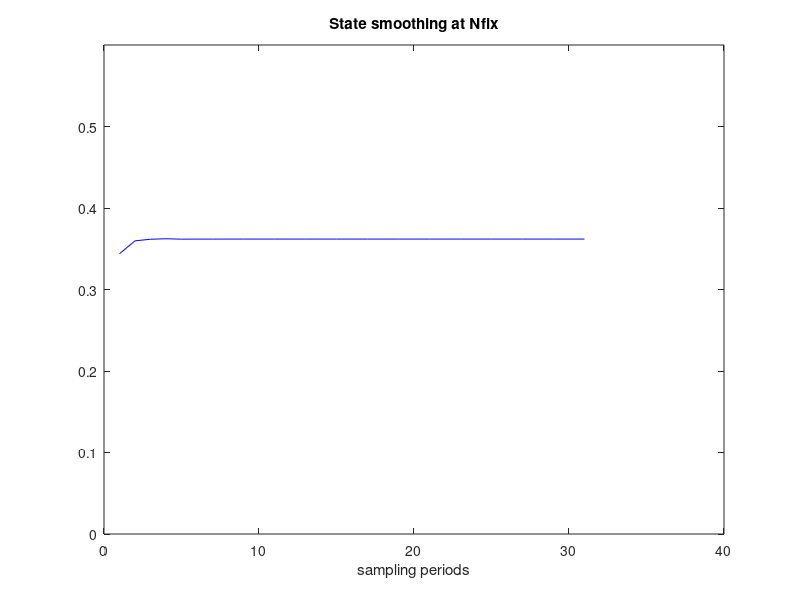
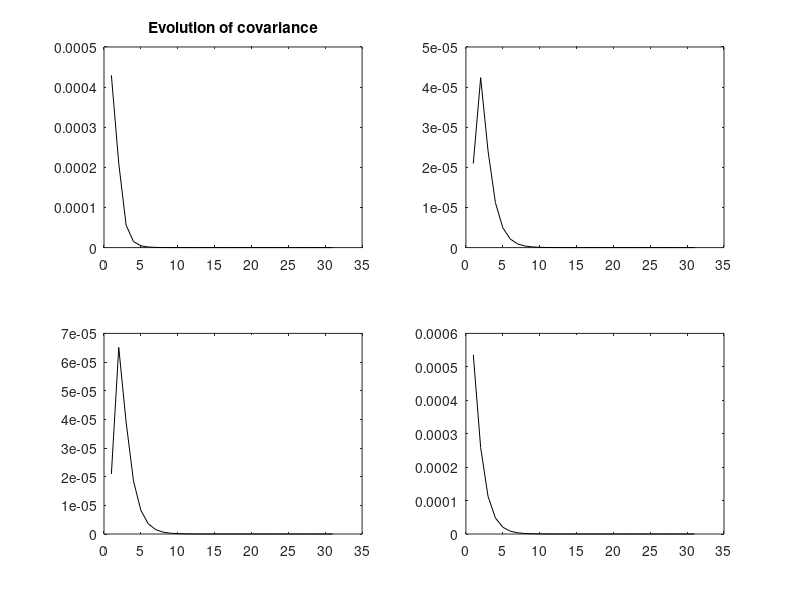

Write MATLAB code to recreate these figures, in order.
%Fixed-point smoothing example
L=5; %lag
%state space system model (2 tank system):
A1=1; A2=1; R1=0.5; R2=0.4;
cA=[-1/(R1*A1) 1/(R1*A1); 1/(R1*A2) -(1/A2)*((1/R1)+(1/R2))];
cB=[1/A1; 0]; cC=[1 0; 0 1]; cD=0;
Ts=0.1; %sampling period
csys=ss(cA,cB,cC,cD); dsys=c2d(csys,Ts,'zoh'); %discrete-time model
[A,B,C,D]=ssdata(dsys); %retrieves discrete-time model matrices

%simulation horizon
Nf=40;

%process noise
Sw=[12e-4 0; 0 6e-4]; %cov
sn=zeros(2,Nf); 
sn(1,:)=sqrt(Sw(1,1))*randn(1,Nf); sn(2,:)=sqrt(Sw(2,2))*randn(1,Nf);
%observation noise
Sv=[6e-4 0; 0 15e-4]; %cov.
on=zeros(2,Nf);
on(1,:)=sqrt(Sv(1,1))*randn(1,Nf); on(2,:)=sqrt(Sv(2,2))*randn(1,Nf); 

% system simulation preparation 
x=[1;0]; % state vector with initial tank levels
u=0.4; %constant input

% Kalman filter simulation preparation
%space for matrices
K=zeros(2,2); M=zeros(2,2); P=zeros(2,2);
xe=[0.5; 0.2]; % filter state vector with initial values
%space for recording xe(n),ym(n),P
rxe=zeros(2,Nf-1);
rym=zeros(2,Nf);
rym(:,1)=C*x; %initial value
rP=zeros(2,2,Nf);

%behaviour of the system and the Kalman filter after initial state
% with constant input u
for nn=1:Nf-1,
  %system simulation
  xn=(A*x)+(B*u)+sn(nn); %next system state
  x=xn; %system state actualization
  ym=(C*x)+on(:,nn); %output measurement
    
   %Prediction
    xa=(A*xe)+(B*u); %a priori state
    M=(A*P*A')+ Sw;    
   %Update 
    K=(M*C')*inv((C*M*C')+Sv);
    P=M-(K*C*M);
    xe=xa+(K*(ym-(C*xa))); %estimated (a posteriori) state   
    
   %recording xe(n),ym(n),P(n)
    rxe(:,nn)=xe;   
    rym(:,nn+1)=ym;
    rP(:,:,nn+1)=P;
 end;  

 %Smoothing-----------------------------
% Smoothing preparation
Nfix=10; %the fixed point
%space for matrices
N=zeros(2,2); P11=zeros(2,2); P21=zeros(2,2);
% augmented state vectors
axa=zeros(4,1);
axp=zeros(4,1);
% augmented input
bu=zeros(4,1); bu(1:2,1)=B*u;
% augmented A matrix
aA=diag(ones(4,1)); aA(1:2,1:2)=A; 
% augmented K
aK=zeros(4,2);
%space for recording xs(Nfix), P11(n)
rxs=zeros(2,Nf);
rP11=zeros(2,2,Nf);

%action:
P11=rP(:,:,Nfix); P21=P11; %initial values
axa(1:2,1)=rxe(:,Nfix); %initial values
axa(3:4,1)=rxe(:,Nfix); %initial values

for nn=Nfix:Nf,
   M=(A*P11*A')+Sw;
   N=(C*P11*C')+Sv;
   ivN=inv(N);
   
   K=(A*P11*C')*ivN; 
   Ka=(P21*C')*ivN;
   aK(1:2,:)=K; aK(3:4,:)=Ka;

   axp=(aA*axa)+bu+aK*(rym(:,nn)-C*axa(1:2,1));
   
   axa=axp; %actualization
      
   rP21(:,:,nn)=P21; %recording
   rxs(:,nn)=axp(3:4,1);
   
   P11=M-(K*N*K');
   P21=P21*(A-(K*C))';
      
end;   

   
%----------------------------------------------------------------

% display of smoothed state at Nfix

figure(3)
plot(rxs(1,Nfix:end),'r'); %plots xs1
hold on;
plot(rxs(2,Nfix:end),'b'); %plots xs2
axis([0 Nf 0 0.6]);
xlabel('sampling periods');
title('State smoothing at Nfix');


% display of Covariance evolution

figure(4)
subplot(2,2,1)
plot(squeeze(rP21(1,1,Nfix:end)),'k');
title('Evolution of covariance');
subplot(2,2,2)
plot(squeeze(rP21(1,2,Nfix:end)),'k');
subplot(2,2,3)
plot(squeeze(rP21(2,1,Nfix:end)),'k');
subplot(2,2,4)
plot(squeeze(rP21(2,2,Nfix:end)),'k');
